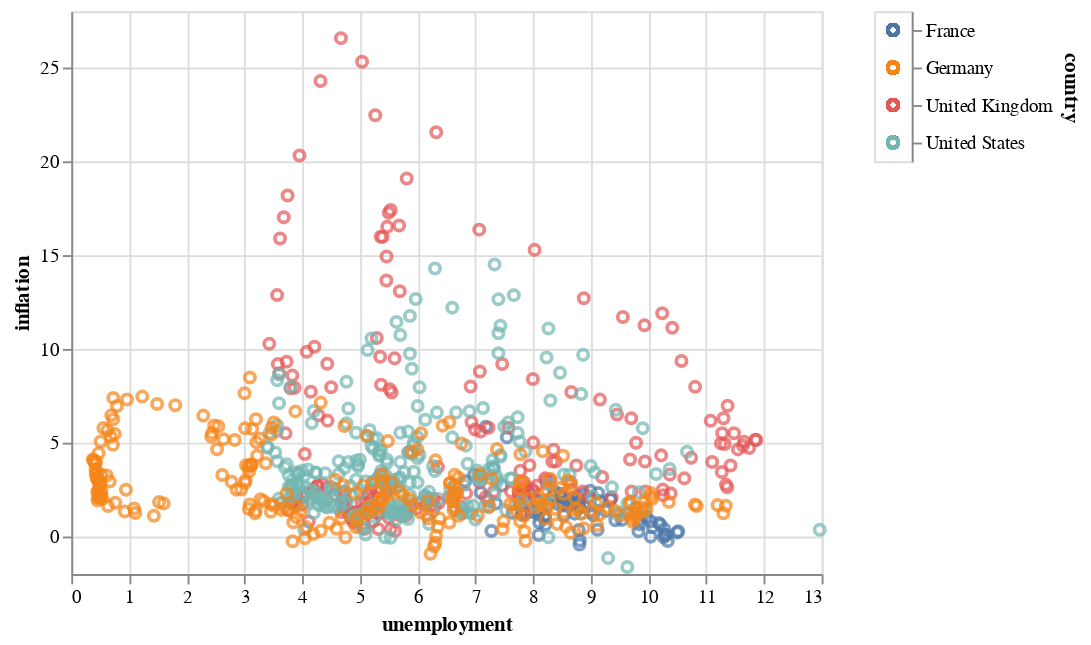

The code cell stored with this chart in its notebook:
### Code cell
# Try to click on the legend
chart_2 | legend

### Figure 1 — Vega-Lite specification as saved in the notebook (floating-point values rounded to 4 significant figures; data arrays with more than 128 entries replaced by an {"elided": "..."} marker saying what was removed)
{"config": {"view": {"continuousWidth": 400, "continuousHeight": 300}}, "hconcat": [{"mark": "point", "encoding": {"color": {"condition": {"type": "nominal", "field": "country", "selection": "selector001"}, "value": "lightgray"}, "x": {"type": "quantitative", "field": "unemployment"}, "y": {"type": "quantitative", "field": "inflation"}}}, {"mark": "point", "encoding": {"color": {"condition": {"type": "nominal", "field": "country", "legend": null, "selection": "selector001"}, "value": "lightgray"}, "y": {"type": "nominal", "axis": {"orient": "right"}, "field": "country"}}, "selection": {"selector001": {"type": "multi", "fields": ["country"]}}}], "data": {"name": "data-fadf9957ac13d05d3f3350711eea4cf4"}, "$schema": "https://vega.github.io/schema/vega-lite/v4.8.1.json", "datasets": {"data-fadf9957ac13d05d3f3350711eea4cf4": {"elided": "796 records"}}}
